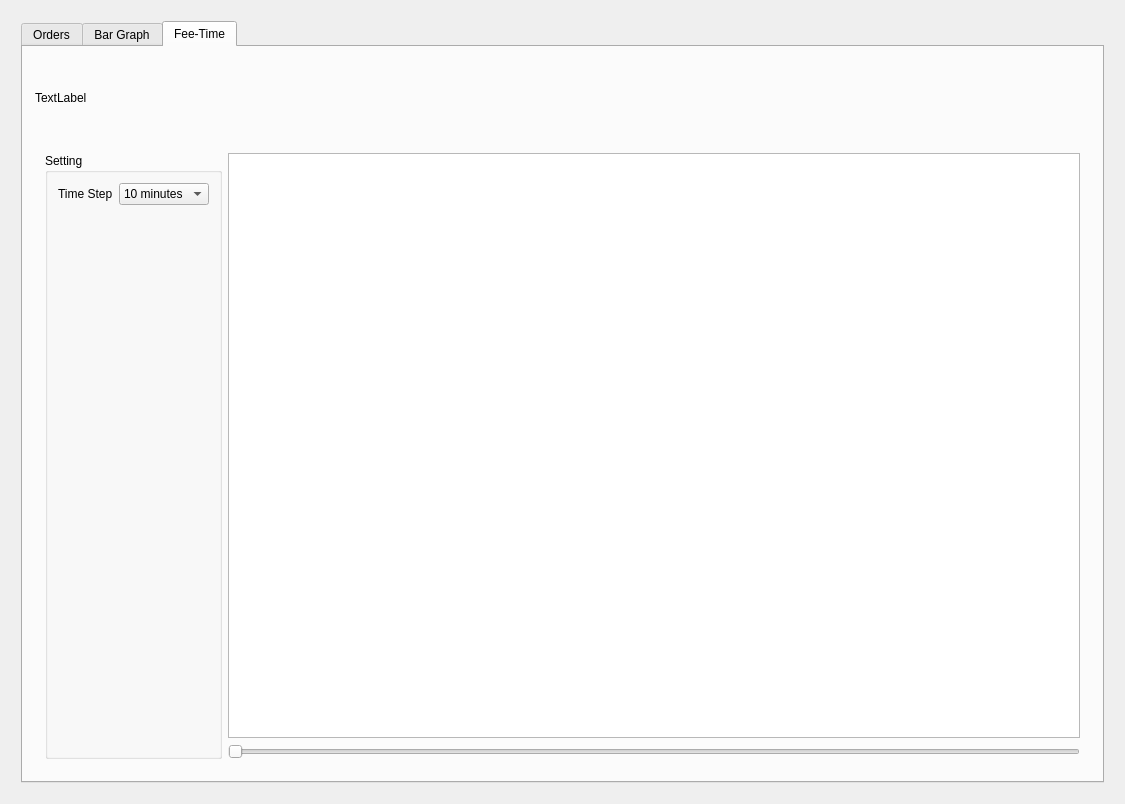
<?xml version="1.0" encoding="UTF-8"?>
<ui version="4.0">
 <class>GraphDialog</class>
 <widget class="QDialog" name="GraphDialog">
  <property name="geometry">
   <rect>
    <x>0</x>
    <y>0</y>
    <width>1125</width>
    <height>804</height>
   </rect>
  </property>
  <property name="windowTitle">
   <string>Dialog</string>
  </property>
  <layout class="QVBoxLayout" name="verticalLayout_3">
   <item>
    <layout class="QVBoxLayout" name="windowLayout">
     <property name="spacing">
      <number>10</number>
     </property>
     <property name="leftMargin">
      <number>10</number>
     </property>
     <property name="topMargin">
      <number>10</number>
     </property>
     <property name="rightMargin">
      <number>10</number>
     </property>
     <property name="bottomMargin">
      <number>10</number>
     </property>
     <item>
      <widget class="QTabWidget" name="tabWidget">
       <property name="sizePolicy">
        <sizepolicy hsizetype="Expanding" vsizetype="Minimum">
         <horstretch>0</horstretch>
         <verstretch>0</verstretch>
        </sizepolicy>
       </property>
       <property name="tabPosition">
        <enum>QTabWidget::North</enum>
       </property>
       <property name="currentIndex">
        <number>2</number>
       </property>
       <widget class="QWidget" name="numbersOfOrdersTab">
        <attribute name="title">
         <string>Orders</string>
        </attribute>
        <layout class="QVBoxLayout" name="verticalLayout_4">
         <item>
          <layout class="QVBoxLayout" name="verticalLayout" stretch="1,8">
           <property name="leftMargin">
            <number>3</number>
           </property>
           <property name="topMargin">
            <number>3</number>
           </property>
           <property name="rightMargin">
            <number>3</number>
           </property>
           <property name="bottomMargin">
            <number>3</number>
           </property>
           <item>
            <widget class="QLabel" name="introduction">
             <property name="font">
              <font>
               <family>Calibri</family>
               <pointsize>12</pointsize>
              </font>
             </property>
             <property name="text">
              <string>&lt;html&gt;&lt;head/&gt;&lt;body&gt;&lt;p&gt;&lt;span style=&quot; font-size:11pt;&quot;&gt;Display the number of requests received by the platform.&lt;/span&gt;&lt;/p&gt;&lt;p&gt;&lt;span style=&quot; font-size:11pt;&quot;&gt;You can set the timeStep to get fine-grained linechart.&lt;/span&gt;&lt;/p&gt;&lt;p&gt;&lt;span style=&quot; font-size:11pt;&quot;&gt;You can select a rectangle with the mouse to zoom in for more details.(right click to zoomout)&lt;/span&gt;&lt;/p&gt;&lt;/body&gt;&lt;/html&gt;</string>
             </property>
             <property name="textFormat">
              <enum>Qt::AutoText</enum>
             </property>
            </widget>
           </item>
           <item>
            <layout class="QHBoxLayout" name="horizontalLayout" stretch="3,9">
             <property name="leftMargin">
              <number>10</number>
             </property>
             <property name="topMargin">
              <number>10</number>
             </property>
             <property name="rightMargin">
              <number>10</number>
             </property>
             <property name="bottomMargin">
              <number>10</number>
             </property>
             <item>
              <widget class="QGroupBox" name="groupBox">
               <property name="title">
                <string>Setting</string>
               </property>
               <layout class="QVBoxLayout" name="verticalLayout_5">
                <property name="leftMargin">
                 <number>10</number>
                </property>
                <property name="topMargin">
                 <number>10</number>
                </property>
                <property name="rightMargin">
                 <number>10</number>
                </property>
                <property name="bottomMargin">
                 <number>10</number>
                </property>
                <item>
                 <layout class="QFormLayout" name="formLayout">
                  <item row="0" column="0">
                   <widget class="QLabel" name="timeStepLabel">
                    <property name="text">
                     <string>Time Step</string>
                    </property>
                   </widget>
                  </item>
                  <item row="0" column="1">
                   <widget class="QComboBox" name="comboBox">
                    <item>
                     <property name="text">
                      <string>10 minutes</string>
                     </property>
                    </item>
                    <item>
                     <property name="text">
                      <string>30 minutes</string>
                     </property>
                    </item>
                    <item>
                     <property name="text">
                      <string>1 hour</string>
                     </property>
                    </item>
                    <item>
                     <property name="text">
                      <string>2 hour</string>
                     </property>
                    </item>
                    <item>
                     <property name="text">
                      <string>6 hour</string>
                     </property>
                    </item>
                    <item>
                     <property name="text">
                      <string>12 hour</string>
                     </property>
                    </item>
                    <item>
                     <property name="text">
                      <string>1 day</string>
                     </property>
                    </item>
                   </widget>
                  </item>
                 </layout>
                </item>
               </layout>
              </widget>
             </item>
             <item>
              <layout class="QVBoxLayout" name="viewLayout" stretch="1">
               <item>
                <widget class="QChartView" name="graphicsView">
                 <property name="sizePolicy">
                  <sizepolicy hsizetype="Minimum" vsizetype="Minimum">
                   <horstretch>0</horstretch>
                   <verstretch>0</verstretch>
                  </sizepolicy>
                 </property>
                </widget>
               </item>
              </layout>
             </item>
            </layout>
           </item>
          </layout>
         </item>
        </layout>
       </widget>
       <widget class="QWidget" name="barGraph">
        <attribute name="title">
         <string>Bar Graph</string>
        </attribute>
        <layout class="QVBoxLayout" name="verticalLayout_6">
         <item>
          <layout class="QVBoxLayout" name="verticalLayout_2" stretch="1,8">
           <property name="spacing">
            <number>10</number>
           </property>
           <property name="leftMargin">
            <number>3</number>
           </property>
           <property name="topMargin">
            <number>3</number>
           </property>
           <property name="rightMargin">
            <number>3</number>
           </property>
           <property name="bottomMargin">
            <number>3</number>
           </property>
           <item>
            <widget class="QLabel" name="introduction_2">
             <property name="font">
              <font>
               <family>Calibri</family>
               <pointsize>12</pointsize>
              </font>
             </property>
             <property name="text">
              <string>&lt;html&gt;&lt;head/&gt;&lt;body&gt;&lt;p&gt;&lt;span style=&quot; font-size:11pt;&quot;&gt;Display the percentage of orders entering/leaving/inside grid selected over time.&lt;/span&gt;&lt;/p&gt;&lt;p&gt;&lt;span style=&quot; font-size:11pt;&quot;&gt;You can know the ratio between this three kind of orders at a period of time.&lt;/span&gt;&lt;/p&gt;&lt;/body&gt;&lt;/html&gt;</string>
             </property>
            </widget>
           </item>
           <item>
            <layout class="QHBoxLayout" name="horizontalLayout_2" stretch="3,9">
             <property name="leftMargin">
              <number>10</number>
             </property>
             <property name="topMargin">
              <number>10</number>
             </property>
             <property name="rightMargin">
              <number>10</number>
             </property>
             <property name="bottomMargin">
              <number>10</number>
             </property>
             <item>
              <widget class="QGroupBox" name="groupBox_2">
               <property name="title">
                <string>Setting</string>
               </property>
               <layout class="QVBoxLayout" name="verticalLayout_7">
                <property name="leftMargin">
                 <number>10</number>
                </property>
                <property name="topMargin">
                 <number>10</number>
                </property>
                <property name="rightMargin">
                 <number>10</number>
                </property>
                <property name="bottomMargin">
                 <number>10</number>
                </property>
                <item>
                 <layout class="QFormLayout" name="formLayout_2">
                  <item row="0" column="1">
                   <widget class="QComboBox" name="comboBox_2">
                    <item>
                     <property name="text">
                      <string>10 minutes</string>
                     </property>
                    </item>
                    <item>
                     <property name="text">
                      <string>30 minutes</string>
                     </property>
                    </item>
                    <item>
                     <property name="text">
                      <string>1 hour</string>
                     </property>
                    </item>
                    <item>
                     <property name="text">
                      <string>2 hour</string>
                     </property>
                    </item>
                    <item>
                     <property name="text">
                      <string>6 hour</string>
                     </property>
                    </item>
                    <item>
                     <property name="text">
                      <string>12 hour</string>
                     </property>
                    </item>
                    <item>
                     <property name="text">
                      <string>1 day</string>
                     </property>
                    </item>
                   </widget>
                  </item>
                  <item row="0" column="0">
                   <widget class="QLabel" name="label">
                    <property name="text">
                     <string>Time Step</string>
                    </property>
                   </widget>
                  </item>
                 </layout>
                </item>
               </layout>
              </widget>
             </item>
             <item>
              <widget class="QChartView" name="barGraphView"/>
             </item>
            </layout>
           </item>
          </layout>
         </item>
        </layout>
       </widget>
       <widget class="QWidget" name="tab_3">
        <attribute name="title">
         <string>Fee-Time</string>
        </attribute>
        <layout class="QVBoxLayout" name="verticalLayout_9">
         <item>
          <layout class="QVBoxLayout" name="verticalLayout_8" stretch="1,8">
           <property name="leftMargin">
            <number>3</number>
           </property>
           <property name="topMargin">
            <number>3</number>
           </property>
           <property name="rightMargin">
            <number>3</number>
           </property>
           <property name="bottomMargin">
            <number>3</number>
           </property>
           <item>
            <widget class="QLabel" name="label_2">
             <property name="text">
              <string>TextLabel</string>
             </property>
            </widget>
           </item>
           <item>
            <layout class="QHBoxLayout" name="horizontalLayout_3" stretch="0,9">
             <property name="leftMargin">
              <number>10</number>
             </property>
             <property name="topMargin">
              <number>10</number>
             </property>
             <property name="rightMargin">
              <number>10</number>
             </property>
             <property name="bottomMargin">
              <number>10</number>
             </property>
             <item>
              <widget class="QGroupBox" name="groupBox_3">
               <property name="title">
                <string>Setting</string>
               </property>
               <layout class="QVBoxLayout" name="verticalLayout_12">
                <property name="leftMargin">
                 <number>10</number>
                </property>
                <property name="topMargin">
                 <number>10</number>
                </property>
                <property name="rightMargin">
                 <number>10</number>
                </property>
                <property name="bottomMargin">
                 <number>10</number>
                </property>
                <item>
                 <layout class="QFormLayout" name="formLayout_3">
                  <item row="0" column="0">
                   <widget class="QLabel" name="label_3">
                    <property name="text">
                     <string>Time Step</string>
                    </property>
                   </widget>
                  </item>
                  <item row="0" column="1">
                   <widget class="QComboBox" name="comboBox_3">
                    <item>
                     <property name="text">
                      <string>10 minutes</string>
                     </property>
                    </item>
                    <item>
                     <property name="text">
                      <string>30 minutes</string>
                     </property>
                    </item>
                    <item>
                     <property name="text">
                      <string>1 hour</string>
                     </property>
                    </item>
                    <item>
                     <property name="text">
                      <string>2 hour</string>
                     </property>
                    </item>
                   </widget>
                  </item>
                 </layout>
                </item>
               </layout>
              </widget>
             </item>
             <item>
              <layout class="QVBoxLayout" name="verticalLayout_11">
               <item>
                <widget class="QChartView" name="scatterView"/>
               </item>
               <item>
                <widget class="QSlider" name="scatterSlider">
                 <property name="orientation">
                  <enum>Qt::Horizontal</enum>
                 </property>
                </widget>
               </item>
              </layout>
             </item>
            </layout>
           </item>
          </layout>
         </item>
        </layout>
       </widget>
      </widget>
     </item>
    </layout>
   </item>
  </layout>
 </widget>
 <customwidgets>
  <customwidget>
   <class>QChartView</class>
   <extends>QGraphicsView</extends>
   <header>QtCharts</header>
  </customwidget>
 </customwidgets>
 <resources/>
 <connections/>
</ui>
